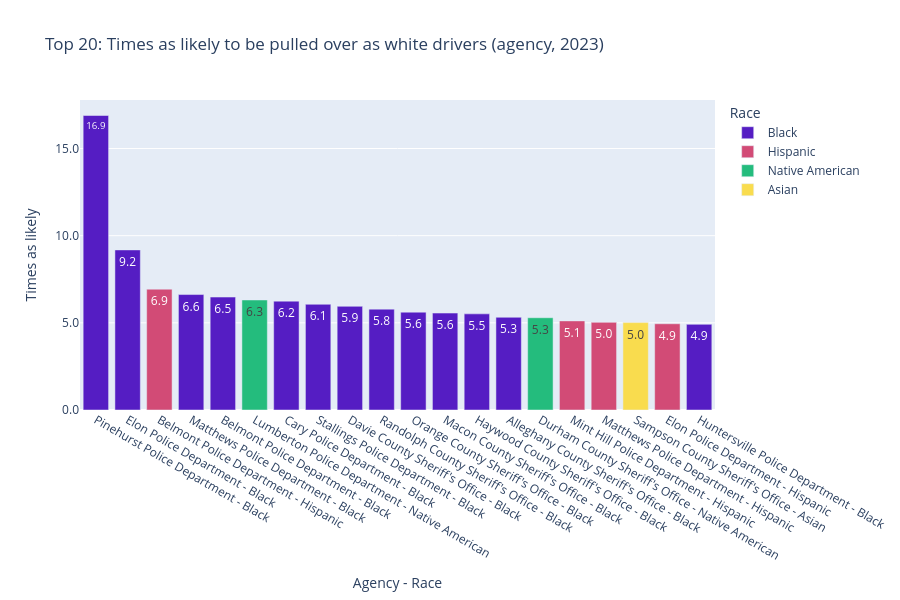

This figure's notebook cell:
### Markdown cell above
## Agency-level comparison (2023 only)

Filters to stops from 2023 and uses year-specific data from the view.

### Code cell
df_agency_2023 = likelihood_comparison(level="agency", year=2023)
curr_df = df_agency_2023[df_agency_2023["driver_race"] != "White"].head(20)

fig = px.bar(
    curr_df,
    x="agency_name_race",
    y="times_likely",
    color="driver_race",
    color_discrete_map=color_map,
    title="Top 20: Times as likely to be pulled over as white drivers (agency, 2023)",
    labels={
        "times_likely": "Times as likely",
        "driver_race": "Race",
        "agency_name_race": "Agency - Race",
    },
    text="times_likely",
    text_auto=",.1f",
    height=600,
    category_orders={"agency_name_race": curr_df["agency_name_race"].tolist()},
)
display(fig.update_yaxes(tickformat=",.1f").update_traces(textangle=0))

### Figure 1 — Plotly figure (JSON) as saved in the notebook; plotly's stock layout.template omitted (floating-point values rounded to 4 significant figures)
{"data": [{"hovertemplate": "Race=Black<br>Agency - Race=%{x}<br>Times as likely=%{text}<extra></extra>", "legendgroup": "Black", "marker": {"color": "#551DC3", "pattern": {"shape": ""}}, "name": "Black", "orientation": "v", "showlegend": true, "text": [16.89, 9.183, 6.623, 6.479, 6.245, 6.064, 5.948, 5.786, 5.612, 5.561, 5.515, 5.319, 4.914], "textangle": 0, "textposition": "auto", "texttemplate": "%{y:,.1f}", "type": "bar", "x": ["Pinehurst Police Department - Black", "Elon Police Department - Black", "Matthews Police Department - Black", "Belmont Police Department - Black", "Cary Police Department - Black", "Stallings Police Department - Black", "Davie County Sheriff's Office - Black", "Randolph County Sheriff's Office - Black", "Orange County Sheriff's Office - Black", "Macon County Sheriff's Office - Black", "Haywood County Sheriff's Office - Black", "Alleghany County Sheriff's Office - Black", "Huntersville Police Department - Black"], "xaxis": "x", "y": [16.89, 9.183, 6.623, 6.479, 6.245, 6.064, 5.948, 5.786, 5.612, 5.561, 5.515, 5.319, 4.914], "yaxis": "y"}, {"hovertemplate": "Race=Hispanic<br>Agency - Race=%{x}<br>Times as likely=%{text}<extra></extra>", "legendgroup": "Hispanic", "marker": {"color": "#D24B76", "pattern": {"shape": ""}}, "name": "Hispanic", "orientation": "v", "showlegend": true, "text": [6.931, 5.111, 5.028, 4.946], "textangle": 0, "textposition": "auto", "texttemplate": "%{y:,.1f}", "type": "bar", "x": ["Belmont Police Department - Hispanic", "Mint Hill Police Department - Hispanic", "Matthews Police Department - Hispanic", "Elon Police Department - Hispanic"], "xaxis": "x", "y": [6.931, 5.111, 5.028, 4.946], "yaxis": "y"}, {"hovertemplate": "Race=Native American<br>Agency - Race=%{x}<br>Times as likely=%{text}<extra></extra>", "legendgroup": "Native American", "marker": {"color": "#24BC7D", "pattern": {"shape": ""}}, "name": "Native American", "orientation": "v", "showlegend": true, "text": [6.311, 5.292], "textangle": 0, "textposition": "auto", "texttemplate": "%{y:,.1f}", "type": "bar", "x": ["Lumberton Police Department - Native American", "Durham County Sheriff's Office - Native American"], "xaxis": "x", "y": [6.311, 5.292], "yaxis": "y"}, {"hovertemplate": "Race=Asian<br>Agency - Race=%{x}<br>Times as likely=%{text}<extra></extra>", "legendgroup": "Asian", "marker": {"color": "#F9DC4E", "pattern": {"shape": ""}}, "name": "Asian", "orientation": "v", "showlegend": true, "text": [5.014], "textangle": 0, "textposition": "auto", "texttemplate": "%{y:,.1f}", "type": "bar", "x": ["Sampson County Sheriff's Office - Asian"], "xaxis": "x", "y": [5.014], "yaxis": "y"}], "layout": {"barmode": "relative", "height": 600, "legend": {"title": {"text": "Race"}, "tracegroupgap": 0}, "title": {"text": "Top 20: Times as likely to be pulled over as white drivers (agency, 2023)"}, "xaxis": {"anchor": "y", "categoryarray": ["Pinehurst Police Department - Black", "Elon Police Department - Black", "Belmont Police Department - Hispanic", "Matthews Police Department - Black", "Belmont Police Department - Black", "Lumberton Police Department - Native American", "Cary Police Department - Black", "Stallings Police Department - Black", "Davie County Sheriff's Office - Black", "Randolph County Sheriff's Office - Black", "Orange County Sheriff's Office - Black", "Macon County Sheriff's Office - Black", "Haywood County Sheriff's Office - Black", "Alleghany County Sheriff's Office - Black", "Durham County Sheriff's Office - Native American", "Mint Hill Police Department - Hispanic", "Matthews Police Department - Hispanic", "Sampson County Sheriff's Office - Asian", "Elon Police Department - Hispanic", "Huntersville Police Department - Black"], "categoryorder": "array", "domain": [0, 1], "title": {"text": "Agency - Race"}}, "yaxis": {"anchor": "x", "domain": [0, 1], "tickformat": ",.1f", "title": {"text": "Times as likely"}}}}
